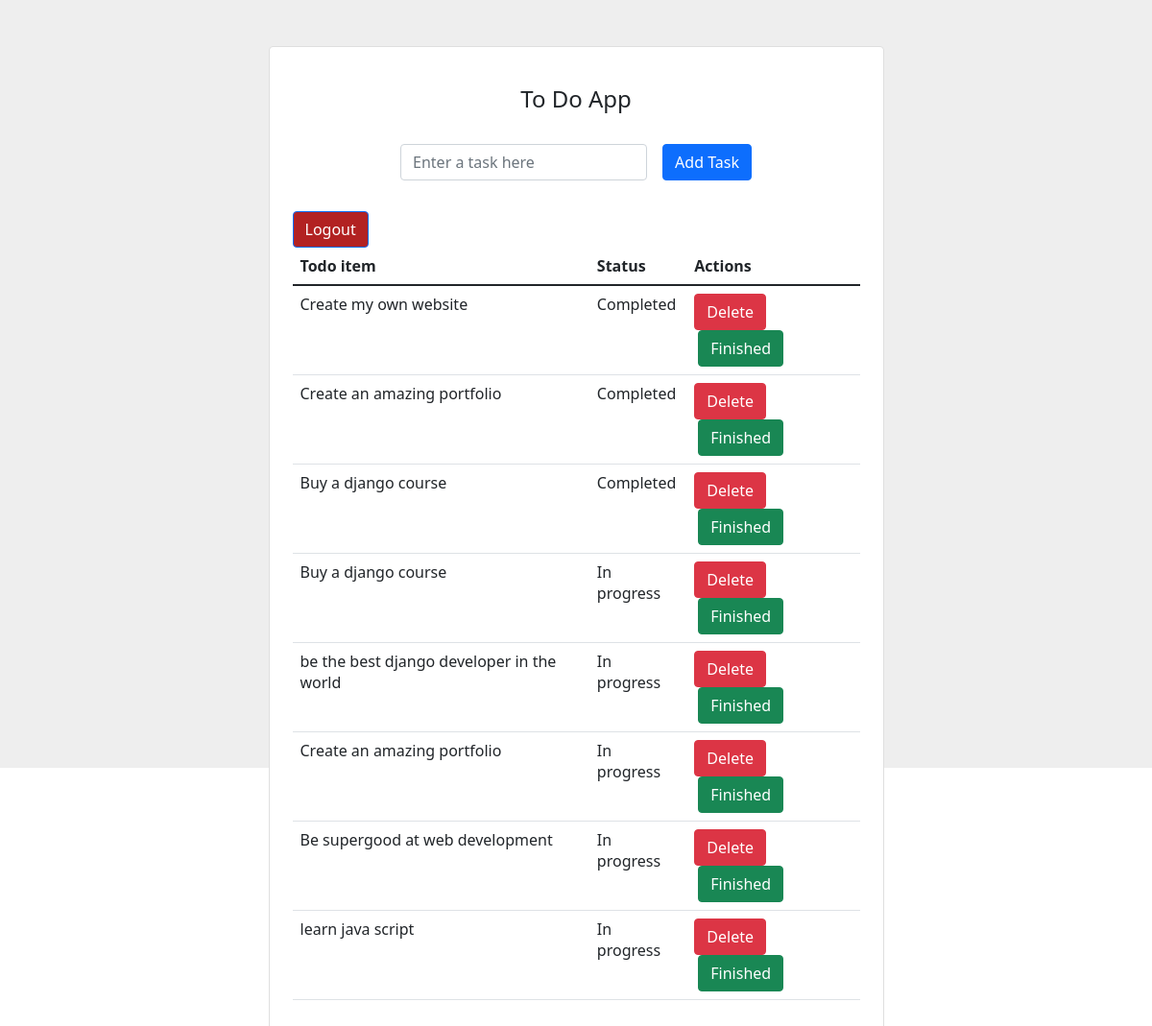
The app's page / (signed in) with its own data.
### todoapp/models.py (models this page shows, shortened)
class todo(models.Model):
    user = models.ForeignKey(User, on_delete=models.CASCADE)
    todo_name = models.CharField(max_length=1000)
    status = models.BooleanField(default=False)

### todoapp/views.py (the view)
# urls.py: path('', views.home, name='todo'),
@login_required
def home(request):
    if request.method == 'POST':
        task = request.POST.get('task')
        new_todo = todo(user=request.user, todo_name=task)
        new_todo.save()
    all_todos = todo.objects.filter(user = request.user)
    context = {
            'todos': all_todos
    }
    return render(request, 'todoapp/todo.html', context)

### todoapp/templates/todoapp/todo.html (shortened to what this page needs)
<head>
  </head>
  <link rel="stylesheet" href="https://cdn.jsdelivr.net/npm/bootstrap@5.1.3/dist/css/bootstrap.min.css">
  <section class="vh-100" style="background-color: #eee;">
  <div class="container py-5 h-100">
  <div class="row d-flex justify-content-center align-items-center h-100">
  <div class="col col-lg-9 col-xl-7">
  <div class="card rounded-3">
  <div class="card-body p-4">
  <h4 class="text-center my-3 pb-3">To Do App</h4>
  <form method="POST" class="row row-cols-lg-auto g-3 justify-content-center align-items-center mb-4 pb-2">
  <div class="col-12">
  <div class="form-outline">
  <input type="text" id="form1" class="form-control" name="task" placeholder="Enter a task here"/>
  </div>
  </div>
  <div class="col-12">
  <button type="submit" class="btn btn-primary">Add Task</button>
  </div>
  </form>
  <a href="{% url 'logout' %}"<button style="background:firebrick; color: white;" type="submit" class="btn btn-primary">Logout</button></a>
  <table class="table mb-4">
  <thead>
  <tr>
  <th scope="col">Todo item</th>
  <th scope="col">Status</th>
  <th scope="col">Actions</th>
  </tr>
  </thead>
  <tbody>
  {% for i in todos %}
  <tr>
  <td>{{i.todo_name}}</td>
  {% if i.status == True %}
  <td>Completed</td>
  {% else %}
  <td>In progress</td>
  {% endif %}
  <td>
  <a href="{% url 'delete' i.todo_name %}"><button type="submit" class="btn btn-danger">Delete</button></a>
  <a href="{% url 'update' i.todo_name %}"<button type="submit" class="btn btn-success ms-1">Finished</button></a>
  </td>
  </tr>
  {% endfor %}
  </tbody>
  </table>
  </div>
  </div>
  </div>
  </div>
  </div>
  </section>

### records on screen
todo: todo_name "Create my own website", status "Completed"
todo: todo_name "Create an amazing portfolio", status "Completed"
todo: todo_name "Buy a django course", status "Completed"
todo: todo_name "Buy a django course", status "In progress"
todo: todo_name "be the best django developer in the world", status "In progress"
todo: todo_name "Create an amazing portfolio", status "In progress"
todo: todo_name "Be supergood at web development", status "In progress"
todo: todo_name "learn java script", status "In progress"
